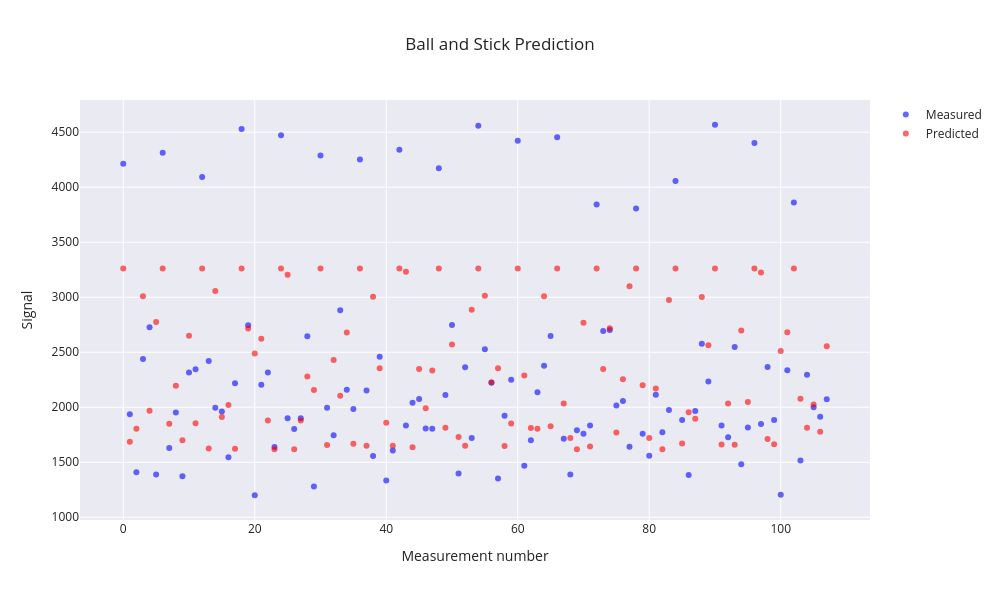

Notebook cell for this chart:
### Code cell
# Generate model predictions
S_predicted = ball_stick(parameter_hat, bvals, qhat)

plot_model_fit(voxel, S_predicted, "Ball and Stick Prediction", marker_size=6)
